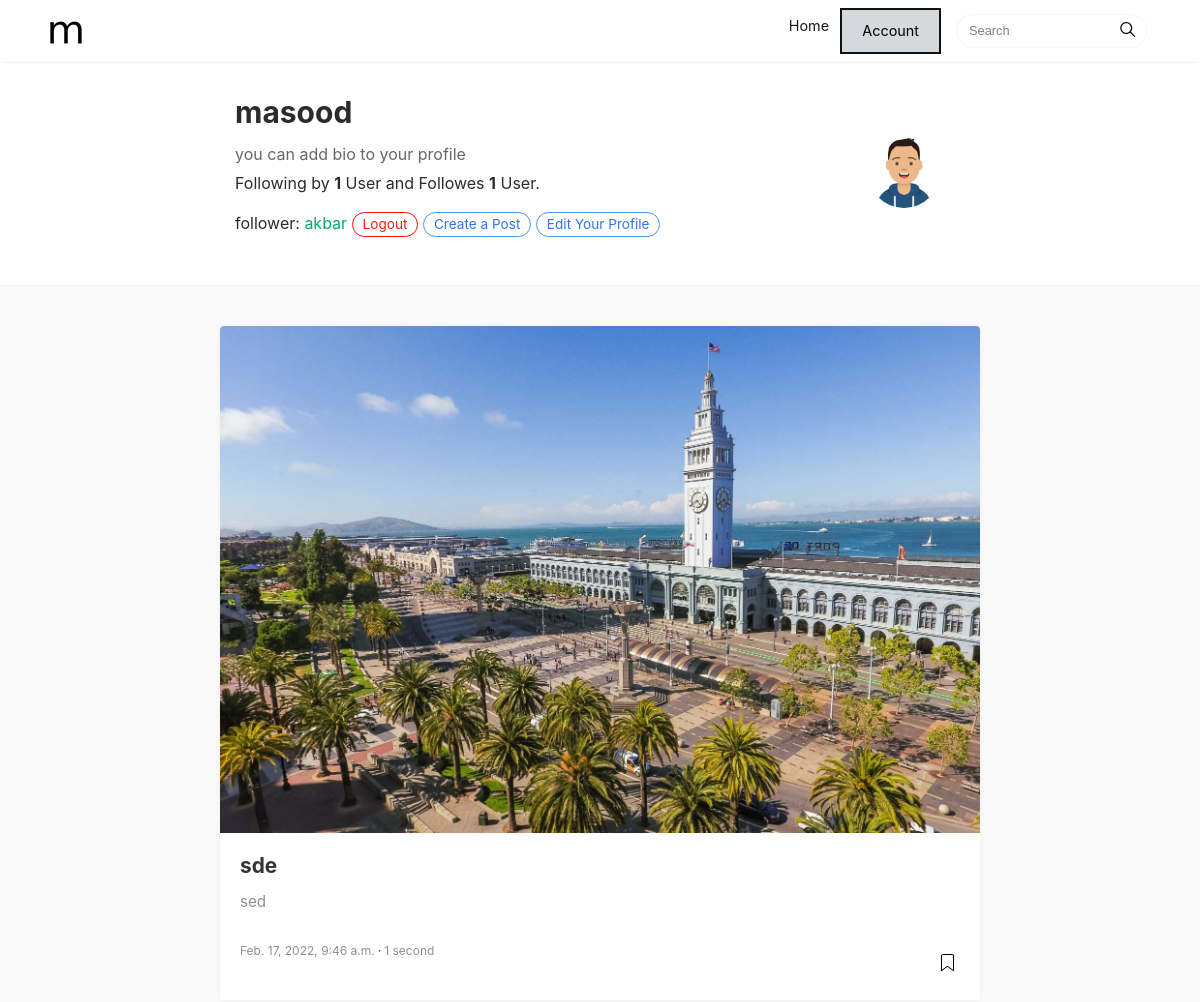
/accounts/profile/ (signed in, upper part), run on an earlier commit of the app's database.
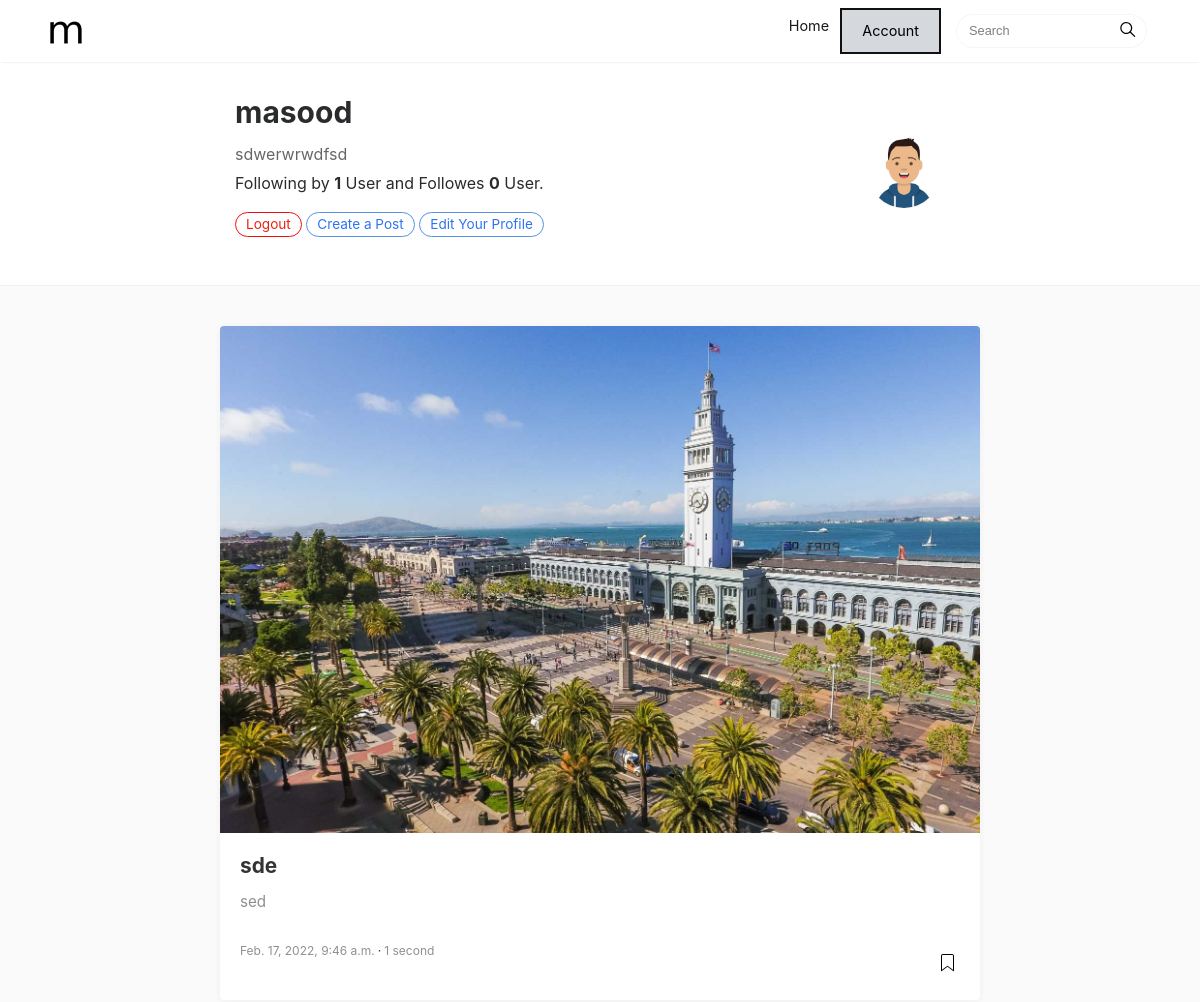
And on a later commit of the database.
### users/models.py (models this page shows, shortened)
class Profile(models.Model):
    username = models.CharField(max_length=200, unique=True)
    name =  models.CharField(max_length=200, null=True, blank=True)
    email = models.EmailField(max_length=500, blank=True, null=True)
    user = models.OneToOneField(User, on_delete=models.CASCADE, null=True, blank=True)
    id = models.UUIDField(default=uuid.uuid4, primary_key=True, unique=True, editable=False)
    profile_image = models.ImageField (default='profiles/default.jpg', blank=True, upload_to='profiles/')
    created = models.DateTimeField(auto_now_add=True)
    following = models.ManyToManyField('self', symmetrical=False, blank=True, related_name='followers')
    bio = models.TextField(max_length=600, null=True, blank=True)
    def get_absolute_url(self):
        return reverse("profile_detail", kwargs={"pk": self.id})

### articles/models.py (models this page shows, shortened)
class Post(models.Model):
    owner = models.ForeignKey(Profile, on_delete=models.CASCADE, blank=True)
    title = models.CharField(max_length=300)
    body = models.TextField()
    id = models.BigAutoField(primary_key=True, editable=False, unique=True)
    created = models.DateTimeField(auto_now_add=True)
    image = models.ImageField(default='c2.jpg', null=True, blank=True, upload_to='')
    tags = models.ManyToManyField('Tag', blank=True)
    slug = models.SlugField(max_length=300, null=True, blank=True, unique=True)
    @property
    def reading_time(self):
        word_count = len(self.body.split())
        time = word_count / 200
        round_time = round(time)
        if time < 1:
            time = "1 second"
        else:
            time = f"{round_time} minute"
        return time
    def get_absolute_url(self):
        return reverse('post_detail', kwargs={"slug": self.slug})

### users/views.py (the view)
# urls.py: path('profile/', views.AccountView.as_view(), name='profile')
class AccountView(LoginRequiredMixin, View):
    template_name = 'users/account.html'
    def get(self, *args, **kwargs):
        profile = self.request.user.profile
        return render(self.request, self.template_name, {'profile':profile})

### users/templates/users/account.html (shortened to what this page needs)
{% extends 'main.html' %}
{% block content %}
<div class="container">
	<div class="row">
		<div class="col-md-2"></div>
		<div class="col-md-8 col-md-offset-2">
			<div class="mainheading">
				<div class="row post-top-meta authorpage">
					<div class="col-md-10 col-xs-12">
						<h1>{{profile.name}}</h1>
						<span class="author-description">{{profile.bio|default:"you can add bio to your profile"}}</span>
						<br>
						<p>
						Following by <strong>{{profile.following.count}}</strong>
						User and Followes <strong>{{profile.followers.count}}</strong> User.
						</p>
                        {% for follower in profile.followers.all %}
                        follower: <a href="{{follower.get_absolute_url}}">{{follower.username}}</a>
                        {% endfor %}
						<a  href="{% url 'logout'%} " class="btn danger">Logout</a>
                        <a href="{% url 'create-post'%}" class="btn info">Create a Post</a>
                        <a href="{% url 'profile_edit' profile.id %}" class="btn info">Edit Your Profile</a>
					</div>
					<div class="col-md-2 col-xs-12">
						<img class="author-thumb" src="{{profile.profile_image.url}}" alt="Sal">
					</div>
				</div>
			</div>
		</div>
	</div>
</div>
<div class="graybg authorpage">
	<div class="container">
		<div class="listrecent listrelated">
            {% for post in profile.post_set.all %}
		    <div class="authorpostbox">
					<div class="card">
		        <img class="img-fluid img-thumb" src="assets/img/demopic/9.jpg" alt="">
		        <div class="card-block">
		          <h2 class="card-title"><a href="{{post.get_absolute_url}}">{{post.title}}</a></h2>
              <h4 class="card-text">{{post.body|slice:"50"}}</h4>
              <div class="metafooter">
		             <div class="wrapfooter">
		              <span class="meta-footer-thumb">
		              <span class="post-date">{{post.created}}</span><span class="dot"></span><span class="post-read">{{post.reading_time}}</span>
		              </span>
		              <span class="post-read-more"><a href="post.html" title="Read Story"></a></span>
		            </div>
		          </div>
		        </div>
					</div>
		    </div>
            {% endfor %}
		</div>
	</div>
</div>
{% endblock content %}

What changed in the data, as far as the page shows it:
no longer on this page (row unchanged): Profile: username "akbar"
changed Profile "masood": bio "you can add bio to your profile" → "sdwerwrwdfsd"; followers.count "1" → "0"
